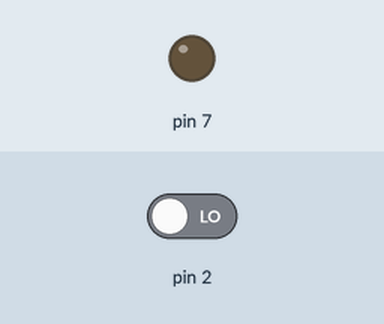
A sketch run on a simulated Arduino Uno, built with avr-gcc and run on an emulated ATmega328P. Shown: output pins drawn as LEDs (lit = HIGH). The test bench sets the inputs (shaded band); at power-on: pin 2 LOW.

Above: at 1.2 s.
1.3 s: pin 2 driven HIGH
At 2.5 s:
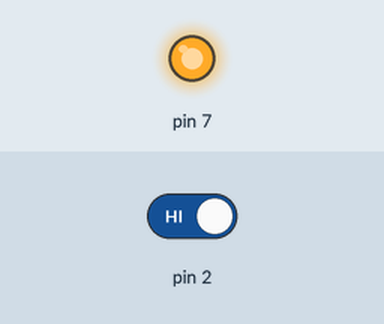
2.8 s: pin 2 driven LOW
At 3.9 s:
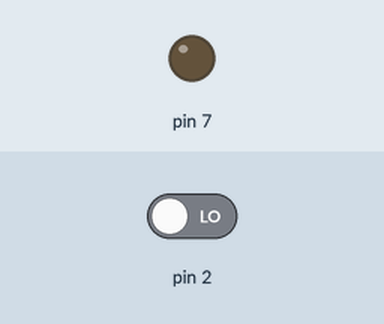
Timing chart, 0 to 5.8 s (numbered marks = the images above; inputs shaded):
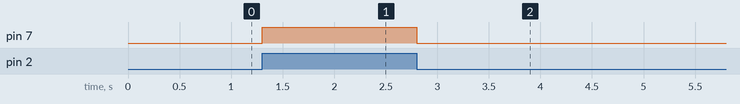

The sketch:

Led_External.ino
```cpp
void setup()
  {
  pinMode(7,OUTPUT);
  pinMode(2,INPUT);
  }

  void loop()
  {
    int i;
    i=digitalRead(2);
    digitalWrite(7,i);
    delay(100);
  }
```

Measured:
- after the input at 1.3 s, pin 7: LOW → HIGH at once
- after the input at 2.8 s, pin 7: HIGH → LOW at once
